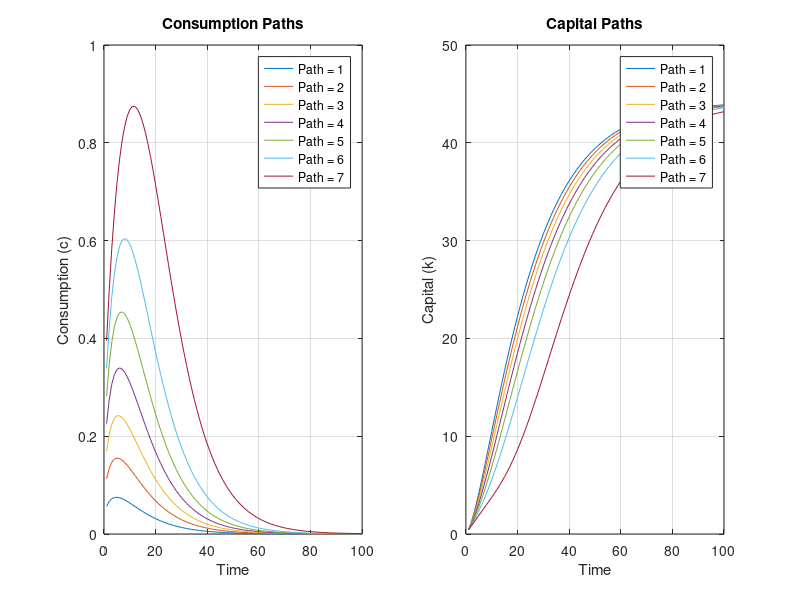
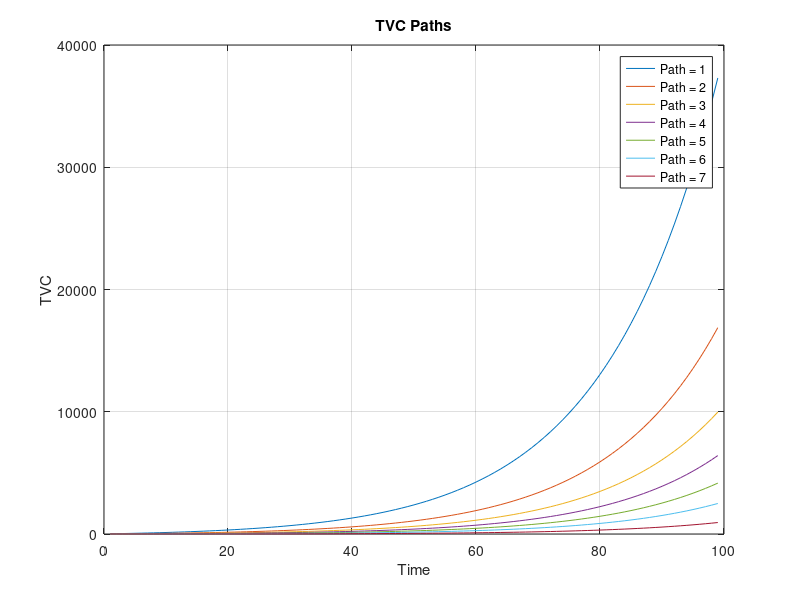

These figures' MATLAB source, in order:
% Author: Louie Po-Jui Huang
% Date: 13 Oct 2025
% Des: This script is for EC417 pset1.

%% Parameters
beta  = 0.96;     % Subjective discount factor
delta = 0.08;     % Depreciation rate

%% Compute the optimal and maximal steady state capital(Qa, Qb)
k_ss = (3*((1/beta)-1+delta))^(-3/2); % optimal ss capital(Qa)
k_G = (1/delta)^(3/2); % maximal ss capital(Qb)

%% Generate initial consumption vector
k_0 = 0.1*k_ss; % given initial capital
c_max = (k_0)^(1/3) + (1-delta)*k_0; % compute maximal consumption
temp_vec = linspace(0, c_max, 22); % pretend this is an open interval
c0_vec = temp_vec(2 : end - 1); % all values but both sides

%% Simulation Model
% Prepare container
k_paths = zeros(100, 20);
c_paths = zeros(100, 20);

% Iterate
for i = 1:20
    c_paths(1, i) = c0_vec(i);
    k_paths(1, i) = k_0;
    
    for t = 1:99
        % Stop simulating this path if capital <0
        if k_paths(t, i) < 0
            fprintf('%d-th path failed', i)
            fprintf('at %d period.\n', t)
            break;
        end

        % Capital constraint
        k_paths(t+1, i) = k_paths(t, i)^(1/3) + (1-delta)*k_paths(t, i) - c_paths(t, i);
        % EE
        c_paths(t+1, i) = c_paths(t, i) * beta * ((1/3)*(k_paths(t+1, i))^(-2/3) + 1 - delta);
    end
end

% Plot
% Prepare legend label
for i = 1:7
    legend_labels{i} = ['Path = ', num2str(i)];
end

% Create a figure and set subplots
figure;

subplot(1, 2, 1); % subplots1
plot(1:100, c_paths(:,1:7)); % plot consumption paths
hold on;
title('Consumption Paths');
xlabel('Time');
ylabel('Consumption (c)');
legend(legend_labels, 'Location', 'best');
grid on;

subplot(1, 2, 2); % subplots2
plot(1:100, k_paths(:,1:7)); % plot capital paths
hold on;
title('Capital Paths');
xlabel('Time');
ylabel('Capital (k)');
legend(legend_labels, 'Location', 'best');
grid on;

save pset1_4d.png

%% Compute TVC values
% Prepare container
tvc_paths = zeros(99,8);

% Iterate
for i = 1:7
    for t = 1: 99
        tvc_paths(t,i) = (beta)^(t) * k_paths(t + 1,i) * (c_paths(t, i))^(-1);
    end
end

% Plot
figure;
plot(1:99, tvc_paths(:,1:7)); % plot TVC paths
title('TVC Paths');
xlabel('Time');
ylabel('TVC');
legend(legend_labels, 'Location', 'best');
grid on;

save pset1_4e.png

